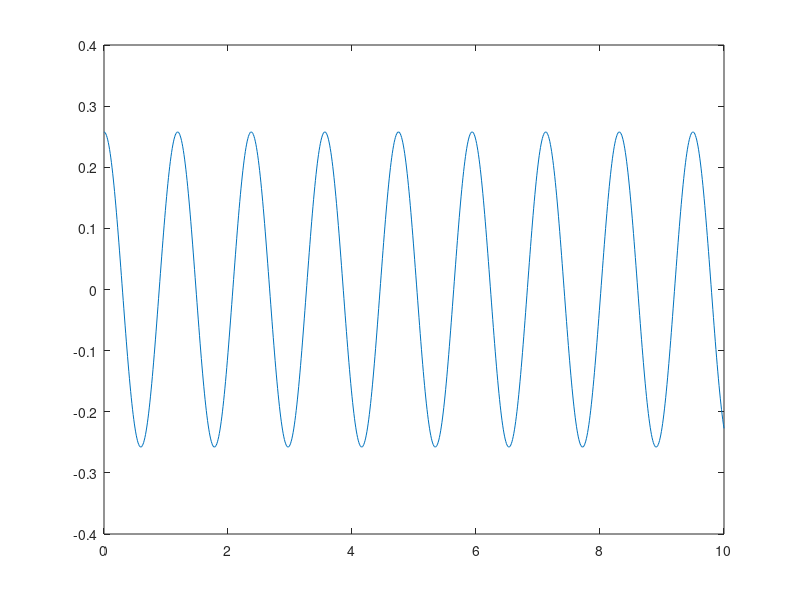

Reproduce this figure in MATLAB.

clear all
clc

time=0:.01:10
dtr=pi/180;
theta0=25*dtr; 
f=5
l=0.35
g=9.8

theta=(theta0-f*l/g)*cos(sqrt(g/l)*time)


figure(1)
plot(time,theta)
